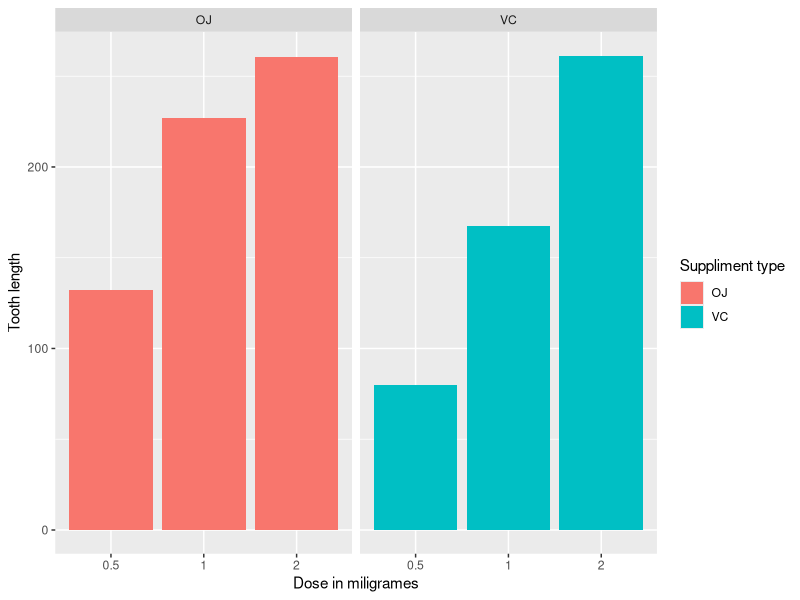

The R script that drew this image: (Note: this script raises an error after producing the figure.)
library(datasets)
library(ggplot2)

data("ToothGrowth")

str(ToothGrowth)

table(ToothGrowth$dose, ToothGrowth$supp)

ggplot(data = ToothGrowth, aes(x = as.factor(dose), y = len, fill = supp)) +
    geom_bar(stat = "identity") +
    facet_grid(. ~ supp) +
    xlab("Dose in miligrames") +
    ylab("Tooth length") +
    guides(fill = guide_legend(title = "Suppliment type"))

r <- ToothGrowth %>% mutate(id = rep(1:10, times = 6))
r <- dcast(r, id ~ dose + supp, value.var = "len")

rbind(t.test(r$`0.5_OJ`, r$`1_OJ`)$conf.int,
      t.test(r$`1_OJ`, r$`2_OJ`)$conf.int,
      t.test(r$`0.5_OJ`, r$`2_OJ`)$conf.int
) 


rbind(t.test(r$`0.5_VC`, r$`1_VC`)$conf.int,
      t.test(r$`1_VC`, r$`2_VC`)$conf.int,
      t.test(r$`0.5_VC`, r$`2_VC`)$conf.int
) 

rbind(t.test(r$`0.5_OJ`, r$`0.5_VC`)$conf.int,
      t.test(r$`1_OJ`, r$`1_VC`)$conf.int,
      t.test(r$`2_OJ`, r$`2_VC`)$conf.int
) 